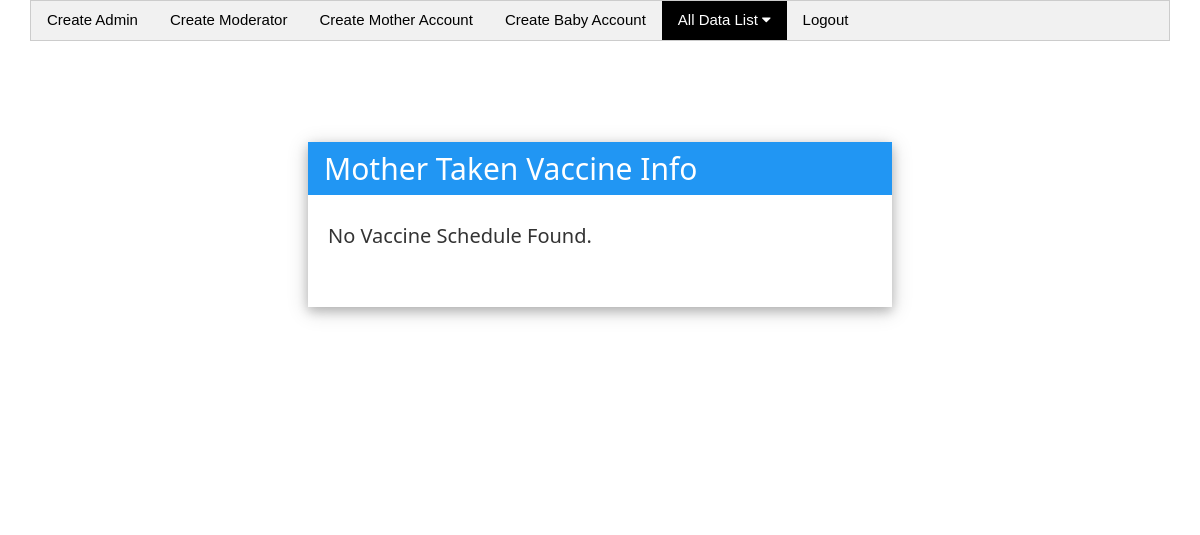
The app's page /views/SEIPXXXX/Admin/mother_taken_vaccine.php?id=01817050996, older data.
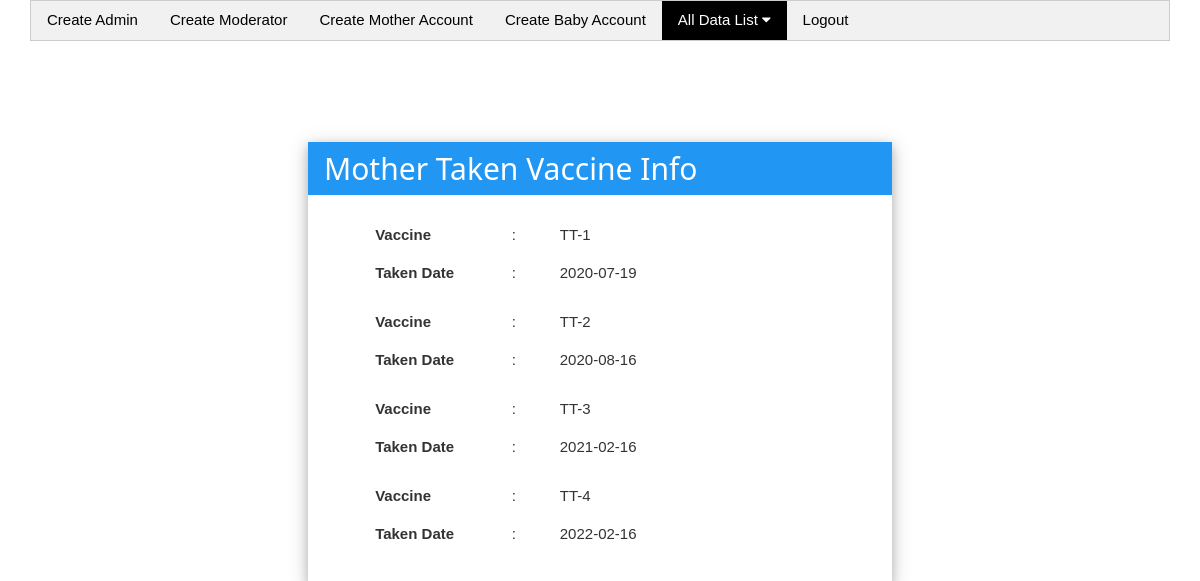
The same page, newer data.
### tables this page shows
CREATE TABLE `vaccine` (
  `id` int(11) NOT NULL,
  `cell` varchar(255) NOT NULL,
  `pdate` date NOT NULL,
  `ndate` date NOT NULL,
  `number` int(11) NOT NULL,
  `numbers` int(11) NOT NULL,
  `status` int(11) DEFAULT 0,
  `status_date` varchar(255) DEFAULT NULL,
  `final_date` varchar(255) DEFAULT NULL
);

### src/BABYTIKA/SEIPXXXX/Model/Database.php (called while the page is built, shortened)
<?php
class Database{
    public $username="root";
    public $password="";
    public function __construct()
    {
        try {
            $this->DBH = new PDO("mysql:host=localhost;dbname=db_atomic_project", $this->username, $this->password);
        }
        catch(PDOException $e) {
            echo $e->getMessage();
        }
    }
}

### src/BABYTIKA/SEIPXXXX/Mother/Mother.php (called while the page is built, shortened)
<?php
class Mother extends Database
{
    public function mother_taken_vaccine($ucell)
    {
        $query = "SELECT m.id, m.M_Email, v.final_date, v.cell, v.pdate, v.ndate, v.number, v.numbers, v.status, v.status_date, m.M_Cell FROM vaccine AS v INNER JOIN mother AS m ON v.cell = m.M_Cell WHERE v.cell = $ucell ORDER BY v.number ASC";
        $STH = $this->DBH->query($query);
        $STH->setFetchMode(PDO::FETCH_OBJ);
        $singleData = $STH->fetchAll();
        return $singleData;
    }
}

### views/SEIPXXXX/Admin/mother_taken_vaccine.php (the view, shortened to what the changed rows need)
<?php
$obj = new Mother();
$obj->setData($_GET);
$usercell = $_GET['id'];
$singleData = $obj->mother_taken_vaccine($usercell);
?>
<!doctype html>
<html lang="en">
<head>
    <link rel="stylesheet" href="../../../resource/assets/bootstrap/css/bootstrap.min.css">
    <link rel="stylesheet" href="../../../resource/assets/w3css/4/w3.css">
    <link rel="stylesheet" href="../../../resource/assets/font-awesome-4.7.0/css/font-awesome.min.css">
    <link rel="stylesheet" href="../../../resource/assets/style.css">
    <link rel="stylesheet" href="../../../resource/assets/bootstrap/css/jquery-ui.css">
</head>
<body>
    <div class="w3-container">
        <div class="w3-row">
            <div class="w3-card-4 w3-half" style='margin-bottom: 200px; padding-bottom: 30px;'>
                <header class="w3-container w3-blue">
                    <h2>Mother Taken Vaccine Info</h2>
                </header>
                <?php
                if ($singleData == null) {
                    $final_status = 'x';
                } else {
                    foreach ($singleData as $vaccine) {
                        if ($usercell == $vaccine->cell) {
                            echo "
                                <div class='row' style='margin-top: 10px;'>
                                <div class='col-sm-1'></div>
                                <div class='col-sm-10'>
                                    <table class='w3-table'>
                                        <thead>
                                            <tr class='text-center'>";
                            if ($vaccine->numbers == '2') {
                                $values = $vaccine->number;
                                $status = $vaccine->status;
                                $final_status = $status;
                                $v = intval($values);
                                $values = intval($v);
                                $values = $values - 1;
                                $value = strval($values);
                                echo "
                                                        <th width='30%'>Vaccine</th>
                                                        <td width='10%'>:</td>
                                                        <td>TT-$value</td>
                                                    </tr>
                                                </thead>
                                                <tbody>
                                                    <tr>
                                                        <th>Taken Date</th>
                                                        <td>:</td>
                                                        <td>$vaccine->pdate</td>
                                                ";
                            } else if ($vaccine->numbers == '1') {
                                $status = $vaccine->status;
                                $final_status = $status;
                            }
                            echo "</tr>
                                        </tbody>
                                    </table>
                                </div>
                                <div class='col-sm-1'></div>
                            </div>
                            ";
                        }
                    }
                }
                if ($final_status == 'x') {
                    echo "
                        <div class='row' style='margin: 20px;'>
                            <h4>No Vaccine Schedule Found.</h4>
                        </div>
                    ";
                }
                ?>
            </div>
        </div>
    </div>
</body>
</html>

Row changes from the older to the newer data that the page shows:
added vaccine: cell "01817050996" (drawn)
added vaccine: value "1", pdate "2020-07-19"
added vaccine: value "2", pdate "2020-08-16"
added vaccine: value "3", pdate "2021-02-16"
added vaccine: value "4", pdate "2022-02-16"
Text that changed along with them:
text no longer shown: "No Vaccine Schedule Found."
